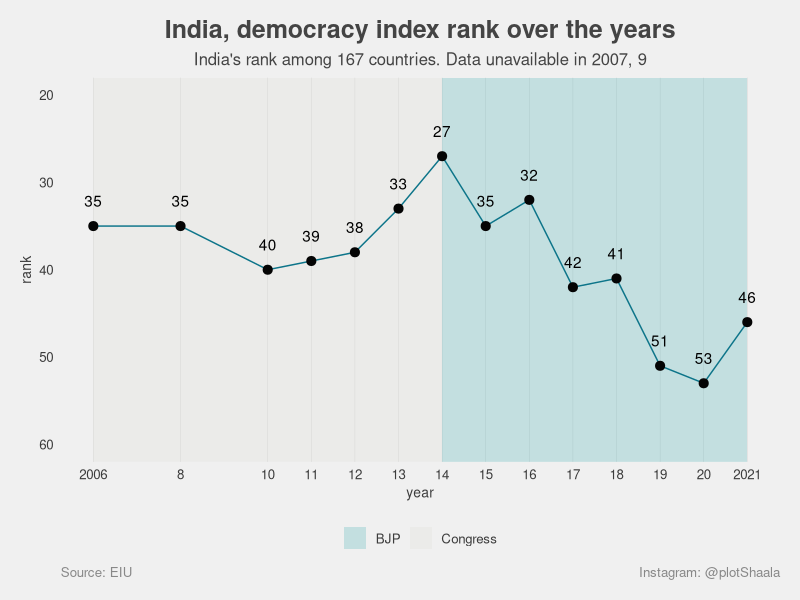

R code for this plot:

# Libraries
library(ggplot2)
library(ggthemes)
library(dplyr)

# Variables
partyColor <- c(Congress = "#D7D9CE",  BJP = "#119DA4")
titleColor <- "#444444"
footerColor <- "#888888" 
displayResolution <- 600
lineColor <- "#0C7489"
pointColor <- "#040404" 


# set working directory and read the file
setwd("/Users/sanjaynoronha/Desktop/R/Github/R_charts")
df <- read.csv("Fig2_Democracy_Index_India.csv") 

# print the file to see the contents
df

# ggplot the data
p <- ggplot(df, aes(x=year, y= rank)) +
  geom_rect(data = df, aes(xmin = year, xmax = year_end, fill = party), ymin =-Inf, ymax = Inf, alpha = 0.2) +
  geom_text(aes(label = rank), vjust = - 1.6) +
  geom_line(colour = lineColor) +
  geom_point(size = 2.75, colour = pointColor) +
  scale_y_reverse(limits = c(60, 20)) + #Ref: https://r-graphics.org/recipe-axes-reverse
  scale_x_continuous(  breaks    =c(2006, 2008, 2010, 2011, 2012, 2013, 2014, 2015, 2016, 2017, 2018, 2019, 2020, 2021)
                       , labels = c(2006, 8, 10, 11, 12, 13, 14, 15, 16, 17, 18, 19, 20, 2021)) +
  scale_fill_manual(values = partyColor) + 
  
  # this is our base theme
  theme_fivethirtyeight() +
  
  # customize the base theme
  labs(
    title = "India, democracy index rank over the years"
    , subtitle = "India's rank among 167 countries. Data unavailable in 2007, 9"
    , caption = c("Instagram: @plotShaala", "Source: EIU" )
  ) +
  
  theme(
    plot.caption = element_text(hjust=c(1, 0), colour = footerColor)
    , plot.title = element_text(colour = titleColor, hjust = 0.5)
    , plot.subtitle = element_text(colour = titleColor, hjust = 0.5)
  ) +
  
  theme(
    panel.grid.major.y =  element_blank()
    , panel.grid.major.x =  element_line(size = 0.15)
    , panel.grid.minor.x =  element_blank()
    , panel.grid.minor.y = element_blank()
  ) +
  
  theme(
    axis.ticks = element_blank()
  ) +
  
  theme(
    legend.title = element_blank()
    , legend.position="bottom"
    , legend.background = element_blank()
  ) +
  
  theme(axis.title = element_text(size = 10)) + ylab('rank') + xlab('year')



# save plot in high resolution
ggsave(plot = p,  width = 6.0, height = 5.2 ,dpi = displayResolution, filename = "Fig2_Democracy_Index_India.png")
